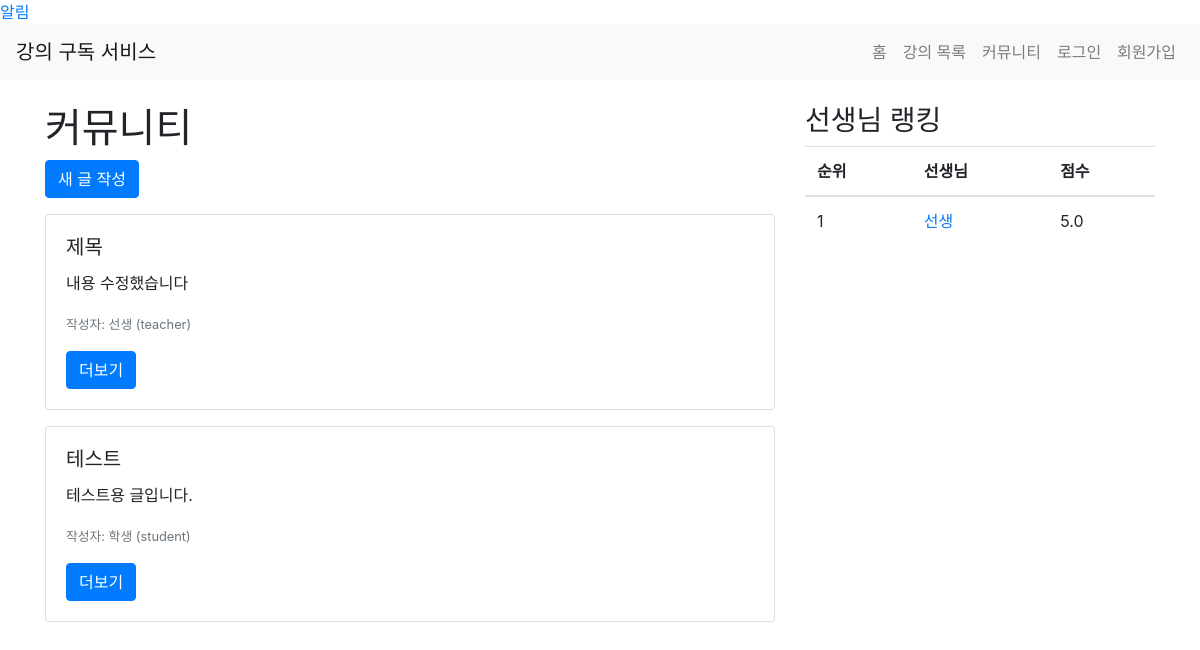
Before: /community/posts with the older database file.
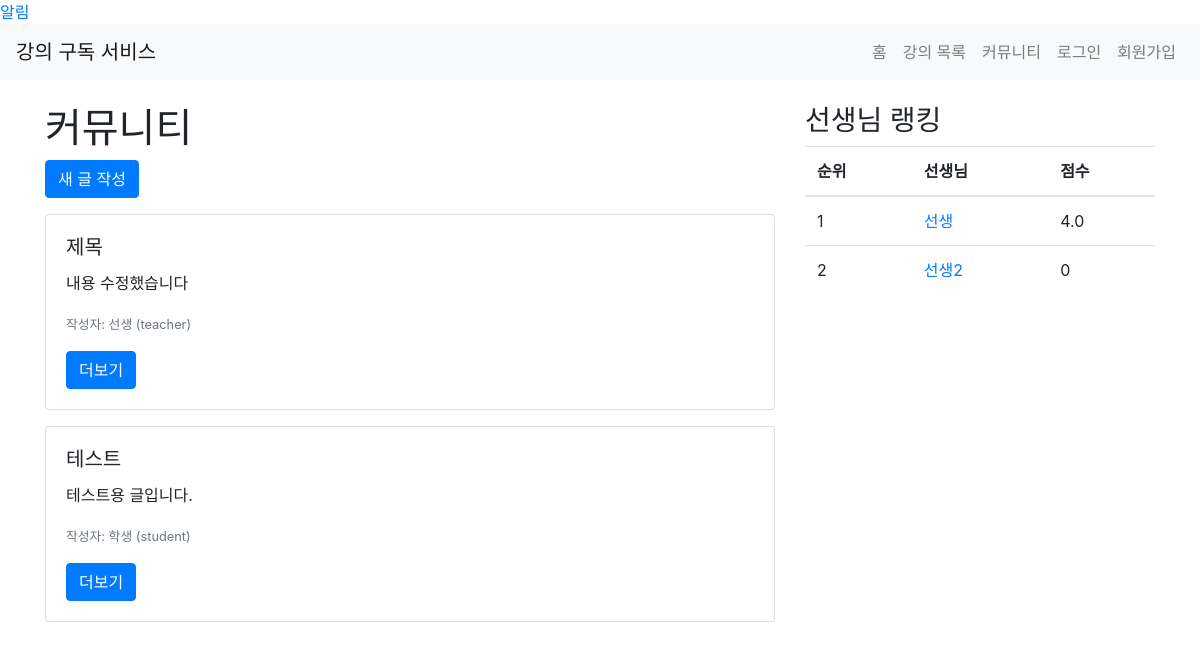
After: the same page with the newer database file.
### app/models.py (models this page shows, shortened)
class Post(db.Model):
    id = db.Column(db.Integer, primary_key=True)
    title = db.Column(db.String(200), nullable=False)
    content = db.Column(db.Text, nullable=False)
    created_at = db.Column(db.DateTime, default=datetime.utcnow)
    author_id = db.Column(db.Integer, db.ForeignKey('user.id'), nullable=False)
    author = db.relationship('User', backref=db.backref('posts', lazy=True))

class User(UserMixin, db.Model):
    id = db.Column(db.Integer, primary_key=True)
    name = db.Column(db.String(100), nullable=False)
    email = db.Column(db.String(120), unique=True, nullable=False)
    password = db.Column(db.String(255), nullable=False)
    role = db.Column(db.String(20), nullable=False)  # 'student' 또는 'teacher'
    enrollments = db.relationship('Enrollment', back_populates='student', lazy=True)
    courses = db.relationship('Course', back_populates='teacher', lazy=True)  # 강사가 가르치는 강좌들
    subscription = db.relationship('Subscription', uselist=False)
    bio = db.Column(db.Text)
    notifications = db.relationship('Notification', back_populates='user', lazy=True)

### app/views/community.py (the view)
@bp.route('/posts')
def post_list():
    posts = Post.query.order_by(Post.created_at.desc()).all()
    rankings = get_teacher_rankings()
    return render_template('community/post_list.html', posts=posts, rankings=rankings)

### app/views/teachers.py (called while the page is built)
def get_teacher_rankings():
    teachers = User.query.filter_by(role='teacher').all()
    teacher_scores = []
    for teacher in teachers:
        enrollments = Enrollment.query.join(Course).filter(Course.teacher == teacher).all()
        num_students = len(enrollments)
        avg_rating = sum(enrollment.rating or 0 for enrollment in enrollments) / num_students if num_students > 0 else 0
        score = num_students * avg_rating
        teacher_scores.append((teacher, score))
    rankings = sorted(teacher_scores, key=lambda x: x[1], reverse=True)
    return rankings

### app/templates/community/post_list.html (shortened to what this page needs)
{% extends 'base.html' %}
{% block content %}
<div class="row">
    <div class="col-md-8">
        <h1>커뮤니티</h1>
        <div class="mb-3">
            <a href="{{ url_for('community.new_post') }}" class="btn btn-primary">새 글 작성</a>
        </div>
        {% for post in posts %}
        <div class="card mb-3">
            <div class="card-body">
                <h5 class="card-title">{{ post.title }}</h5>
                <p class="card-text">{{ post.content|truncate(100) }}</p>
                <p class="card-text"><small class="text-muted">작성자: {{ post.author.name }} ({{ post.author.role }})</small></p>
                <a href="{{ url_for('community.post_detail', post_id=post.id) }}" class="btn btn-primary">더보기</a>
            </div>
        </div>
        {% endfor %}
    </div>
    <div class="col-md-4">
        <h3>선생님 랭킹</h3>
        <table class="table">
            <thead>
                <tr>
                    <th>순위</th>
                    <th>선생님</th>
                    <th>점수</th>
                </tr>
            </thead>
            <tbody>
                {% for teacher, score in rankings %}
                <tr>
                    <td>{{ loop.index }}</td>
                    <td><a href="{{ url_for('teachers.profile', teacher_id=teacher.id) }}">{{ teacher.name }}</a></td>
                    <td>{{ score }}</td>
                </tr>
                {% endfor %}
            </tbody>
        </table>
    </div>
</div>
{% endblock %}

Changed rows visible on the page:
computed for User "선생": score "5.0" → "4.0"
added User: name "선생2", score "0"
